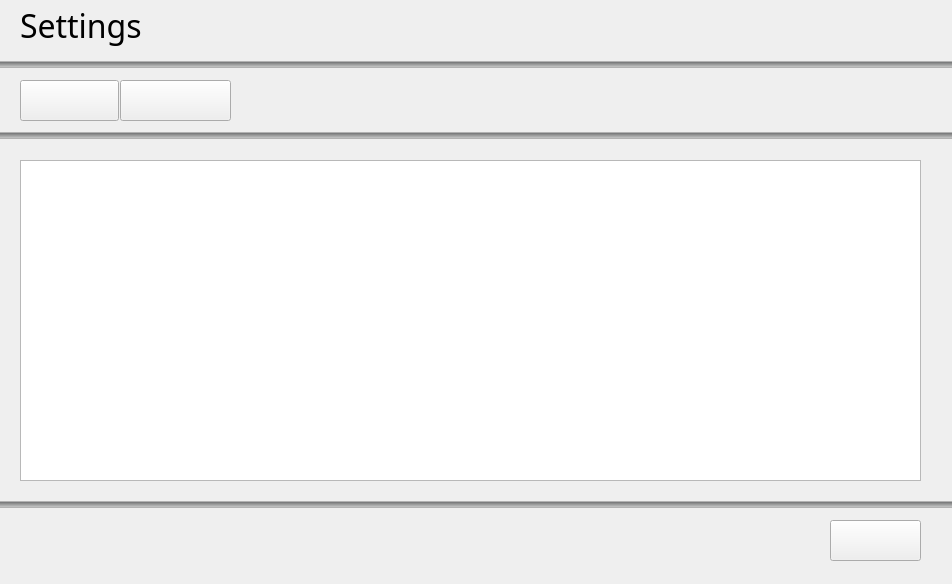
<?xml version="1.0" encoding="UTF-8"?>
<ui version="4.0">
 <class>SettingsWindow</class>
 <widget class="QWidget" name="SettingsWindow">
  <property name="geometry">
   <rect>
    <x>0</x>
    <y>0</y>
    <width>952</width>
    <height>584</height>
   </rect>
  </property>
  <property name="windowTitle">
   <string>Form</string>
  </property>
  <widget class="QPushButton" name="btnSearch">
   <property name="geometry">
    <rect>
     <x>20</x>
     <y>80</y>
     <width>99</width>
     <height>41</height>
    </rect>
   </property>
   <property name="text">
    <string/>
   </property>
   <property name="icon">
    <iconset resource="../../../assets/ImageResources.qrc">
     <normaloff>:/ButtonIcons/btnSearch.png</normaloff>:/ButtonIcons/btnSearch.png</iconset>
   </property>
   <property name="iconSize">
    <size>
     <width>90</width>
     <height>90</height>
    </size>
   </property>
  </widget>
  <widget class="QLabel" name="label">
   <property name="geometry">
    <rect>
     <x>20</x>
     <y>0</y>
     <width>151</width>
     <height>51</height>
    </rect>
   </property>
   <property name="font">
    <font>
     <family>Ubuntu Condensed</family>
     <pointsize>24</pointsize>
    </font>
   </property>
   <property name="text">
    <string>Settings</string>
   </property>
  </widget>
  <widget class="QPushButton" name="btnConnect">
   <property name="geometry">
    <rect>
     <x>120</x>
     <y>80</y>
     <width>111</width>
     <height>41</height>
    </rect>
   </property>
   <property name="text">
    <string/>
   </property>
   <property name="icon">
    <iconset resource="../../../assets/ImageResources.qrc">
     <normaloff>:/ButtonIcons/btnConnect.png</normaloff>:/ButtonIcons/btnConnect.png</iconset>
   </property>
   <property name="iconSize">
    <size>
     <width>102</width>
     <height>80</height>
    </size>
   </property>
  </widget>
  <widget class="QSlider" name="hs2">
   <property name="geometry">
    <rect>
     <x>-160</x>
     <y>120</y>
     <width>1251</width>
     <height>31</height>
    </rect>
   </property>
   <property name="styleSheet">
    <string notr="true">QSlider::groove:horizontal {
    border: 0.5px solid #B2B2B2;
    height: 5px; /* the groove expands to the size of the slider by default. by giving it a height, it has a fixed size */
    background: qlineargradient(x1:0, y1:0, x2:0, y2:1, stop:0 #636465, stop:1 #D5D6D5);
    margin: 2px 0;
}
</string>
   </property>
   <property name="orientation">
    <enum>Qt::Horizontal</enum>
   </property>
  </widget>
  <widget class="QSlider" name="hs1">
   <property name="geometry">
    <rect>
     <x>-110</x>
     <y>50</y>
     <width>1251</width>
     <height>29</height>
    </rect>
   </property>
   <property name="styleSheet">
    <string notr="true">QSlider::groove:horizontal {
    border: 0.5px solid #B2B2B2;
    height: 5px; /* the groove expands to the size of the slider by default. by giving it a height, it has a fixed size */
    background: qlineargradient(x1:0, y1:0, x2:0, y2:1, stop:0 #636465, stop:1 #D5D6D5);
    margin: 2px 0;
}
</string>
   </property>
   <property name="orientation">
    <enum>Qt::Horizontal</enum>
   </property>
  </widget>
  <widget class="QSlider" name="hs3">
   <property name="geometry">
    <rect>
     <x>-50</x>
     <y>490</y>
     <width>1251</width>
     <height>29</height>
    </rect>
   </property>
   <property name="styleSheet">
    <string notr="true">QSlider::groove:horizontal {
    border: 0.5px solid #B2B2B2;
    height: 5px; /* the groove expands to the size of the slider by default. by giving it a height, it has a fixed size */
    background: qlineargradient(x1:0, y1:0, x2:0, y2:1, stop:0 #636465, stop:1 #D5D6D5);
    margin: 2px 0;
}
</string>
   </property>
   <property name="orientation">
    <enum>Qt::Horizontal</enum>
   </property>
  </widget>
  <widget class="QPushButton" name="btnBack">
   <property name="geometry">
    <rect>
     <x>830</x>
     <y>520</y>
     <width>91</width>
     <height>41</height>
    </rect>
   </property>
   <property name="text">
    <string/>
   </property>
   <property name="icon">
    <iconset resource="../../../assets/ImageResources.qrc">
     <normaloff>:/ButtonIcons/btnBack.png</normaloff>:/ButtonIcons/btnBack.png</iconset>
   </property>
   <property name="iconSize">
    <size>
     <width>80</width>
     <height>80</height>
    </size>
   </property>
  </widget>
  <widget class="QLabel" name="loading">
   <property name="geometry">
    <rect>
     <x>870</x>
     <y>80</y>
     <width>41</width>
     <height>41</height>
    </rect>
   </property>
   <property name="text">
    <string/>
   </property>
   <property name="pixmap">
    <pixmap resource="../../../assets/ImageResources.qrc">:/ButtonIcons/loading.gif</pixmap>
   </property>
   <property name="scaledContents">
    <bool>true</bool>
   </property>
  </widget>
  <widget class="QListWidget" name="lstDevices">
   <property name="geometry">
    <rect>
     <x>20</x>
     <y>160</y>
     <width>901</width>
     <height>321</height>
    </rect>
   </property>
   <property name="font">
    <font>
     <family>Ubuntu</family>
     <pointsize>14</pointsize>
     <weight>50</weight>
     <italic>false</italic>
     <bold>false</bold>
    </font>
   </property>
   <property name="styleSheet">
    <string notr="true">QListView {
    show-decoration-selected: 1;
	font: 14pt &quot;Ubuntu&quot;;
}

QListWidget::item { 
	border: 1px solid gray;
	margin: 0 0 6px 0;s

 }

QListView::item:alternate {
    background: #EEEEEE;
}

QListView::item:selected {
    border: 1px solid #2e2e2e;
}

QListView::item:selected:!active {
    background: #636465;
}

QListView::item:selected:active {
    background: #636465;
}

QListView::item:hover {
    background:  #CBCCCB;
}
 
 QListView::item:hover {
     backgrouQSlider::groove:horizontal {
    border: 1px solid #999999;
    height: 4px; /* the groove expands to the size of the slider by default. by giving it a height, it has a fixed size */
    background: qlineargradient(x1:0, y1:0, x2:0, y2:1, stop:0 #B1B1B1, stop:1 #c4c4c4);
    margin: 2px 0;
}

QSlider::handle:horizontal {
    background: qlineargradient(x1:0, y1:0, x2:1, y2:1, stop:0 #b4b4b4, stop:1 #8f8f8f);
    border: 1px solid #5c5c5c;
    width: 18px;
    margin: -2px 0; /* handle is placed by default on the contents rect of the groove. Expand outside the groove */
    border-radius: 3px;
}nd:  #CBCCCB;
     border: 1px solid #9B9C9B;
}</string>
   </property>
  </widget>
  <widget class="QLabel" name="lblTick">
   <property name="geometry">
    <rect>
     <x>870</x>
     <y>170</y>
     <width>41</width>
     <height>41</height>
    </rect>
   </property>
   <property name="autoFillBackground">
    <bool>false</bool>
   </property>
   <property name="styleSheet">
    <string notr="true">background-color: transparent;</string>
   </property>
   <property name="text">
    <string/>
   </property>
   <property name="pixmap">
    <pixmap resource="../../../assets/ImageResources.qrc">:/ButtonIcons/tick.png</pixmap>
   </property>
   <property name="scaledContents">
    <bool>true</bool>
   </property>
  </widget>
  <zorder>btnConnect</zorder>
  <zorder>btnSearch</zorder>
  <zorder>label</zorder>
  <zorder>hs2</zorder>
  <zorder>hs1</zorder>
  <zorder>hs3</zorder>
  <zorder>btnBack</zorder>
  <zorder>loading</zorder>
  <zorder>lstDevices</zorder>
  <zorder>lblTick</zorder>
 </widget>
 <resources>
  <include location="../../../assets/ImageResources.qrc"/>
 </resources>
 <connections/>
</ui>
